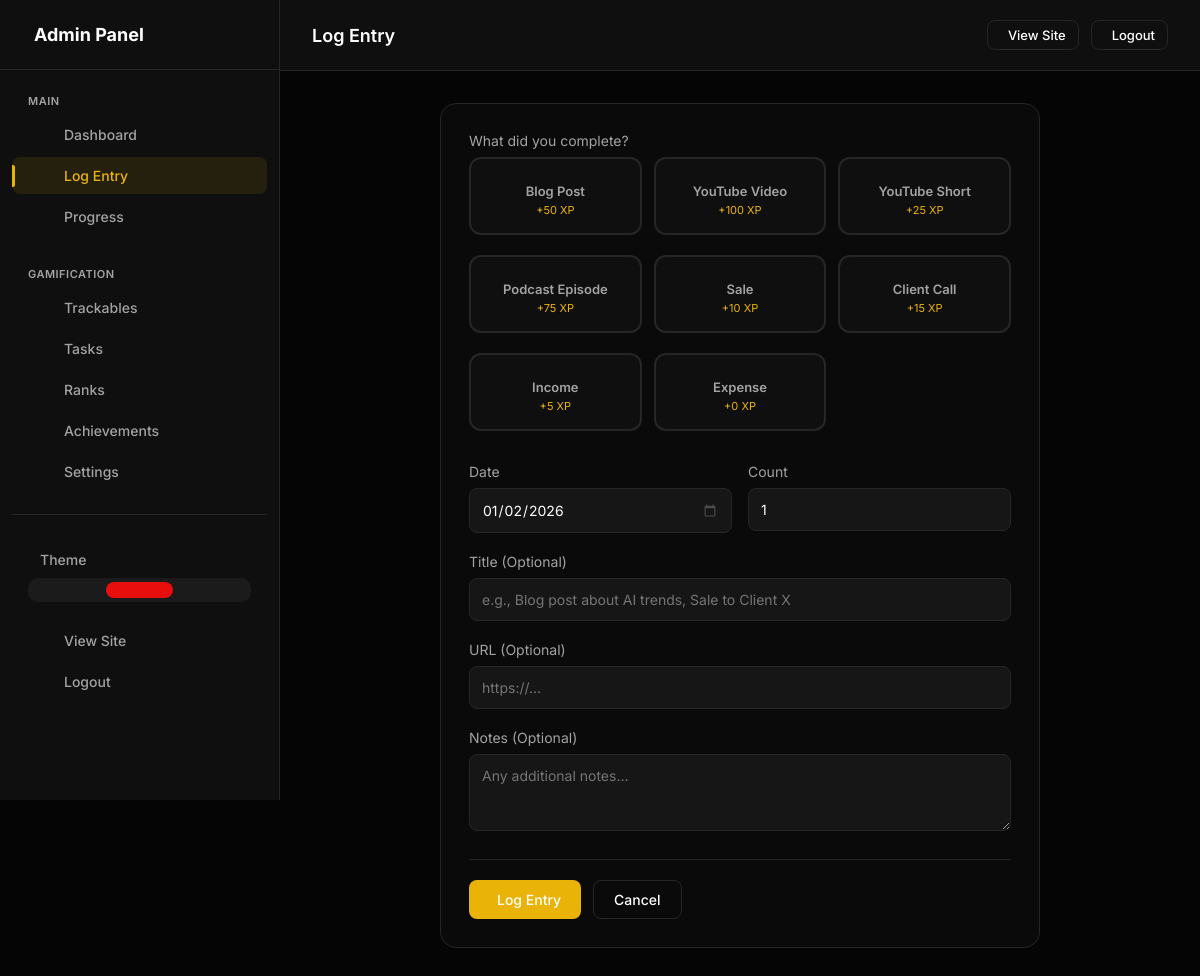
The page /admin/log (signed in) on the database as committed earlier.
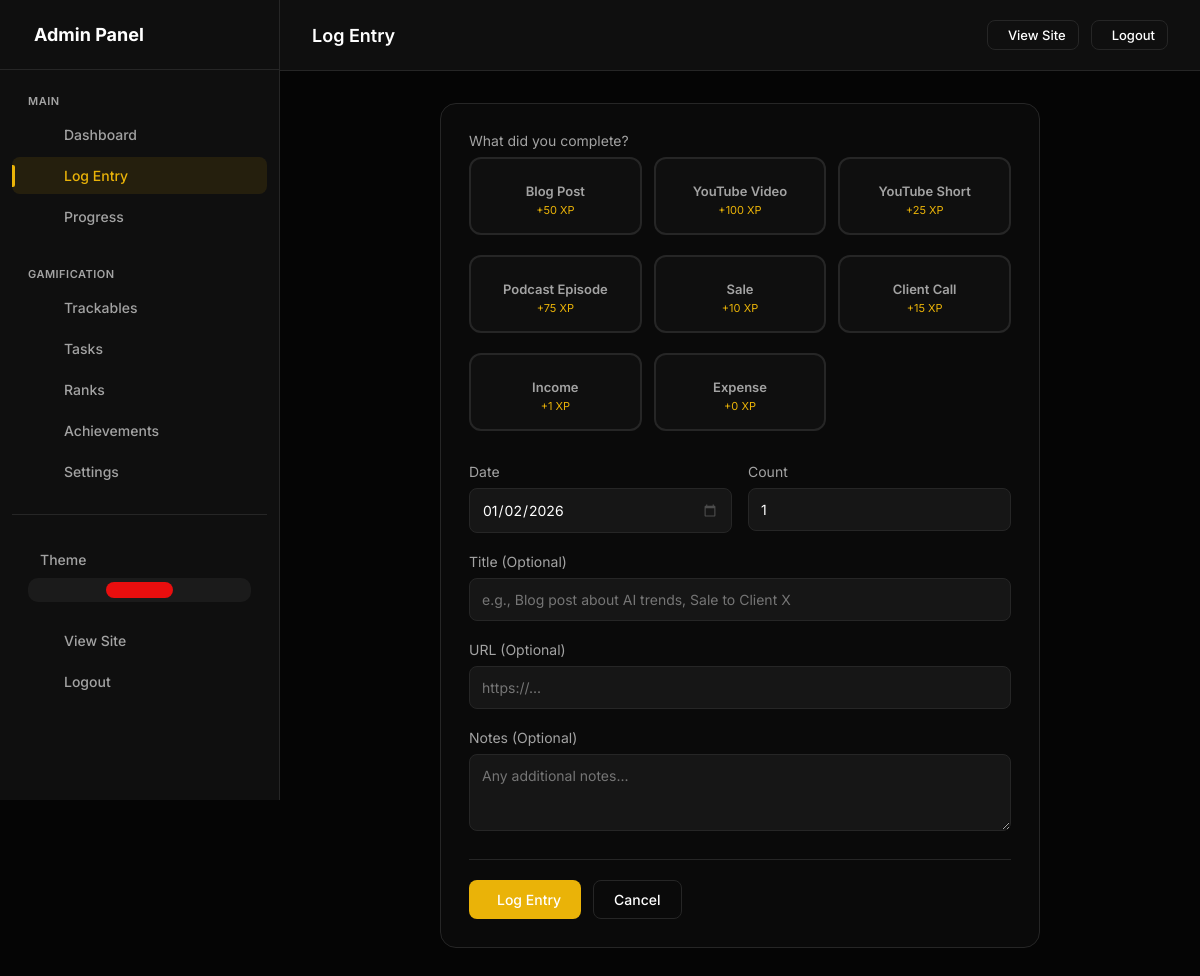
The same page on the database as committed later.
### models.py (models this page shows, shortened)
class TrackableType(db.Model):
    __tablename__ = 'trackable_types'
    id = db.Column(db.Integer, primary_key=True)
    user_id = db.Column(db.Integer, db.ForeignKey('users.id'), nullable=False, index=True)
    name = db.Column(db.String(100), nullable=False)  # "Blog Post", "YouTube Short", "Sale", etc.
    slug = db.Column(db.String(100), nullable=False)  # "blog_post", "youtube_short", "sale"
    description = db.Column(db.String(500))
    category = db.Column(db.String(50), default='content')  # 'content', 'task', 'metric', 'sales', 'finance'
    xp_per_unit = db.Column(db.Integer, default=10)  # Base XP earned per item
    xp_mode = db.Column(db.String(20), default='fixed')  # 'fixed', 'value_based', 'tiered'
    xp_multiplier = db.Column(db.Float, default=1.0)
    tiers_config = db.Column(db.Text)  # JSON: [{"name": "Bronze", "min": 0, "xp": 10}, {"name": "Silver", "min": 100, "xp": 50}]
    track_value = db.Column(db.Boolean, default=False)  # Track monetary/numeric value?
    value_label = db.Column(db.String(50), default='Value')  # "Price", "Amount", "Revenue", etc.
    value_prefix = db.Column(db.String(10), default='$')  # Currency symbol or unit
    value_suffix = db.Column(db.String(10), default='')  # e.g., "hrs", "units"
    icon = db.Column(db.String(50), default='ph-star')  # Phosphor icon name
    color = db.Column(db.String(20), default='#0ea5e9')  # Hex color
    emoji = db.Column(db.String(10))  # Optional emoji
    is_countable = db.Column(db.Boolean, default=True)  # Can you count multiple?
    track_duration = db.Column(db.Boolean, default=False)  # Track time/duration?
    track_views = db.Column(db.Boolean, default=False)  # Track views?
    allows_negative = db.Column(db.Boolean, default=False)  # Allow negative values (for expenses)?
    daily_goal = db.Column(db.Integer, default=0)  # Daily target (0 = no goal)
    weekly_goal = db.Column(db.Integer, default=0)  # Weekly target
    monthly_goal = db.Column(db.Integer, default=0)  # Monthly target
    value_goal = db.Column(db.Float, default=0)  # Value-based goal (e.g., $1000 in sales)
    display_order = db.Column(db.Integer, default=0)
    is_active = db.Column(db.Boolean, default=True)
    is_pinned = db.Column(db.Boolean, default=False)  # Show on dashboard
    created_at = db.Column(db.DateTime, default=datetime.utcnow)
    updated_at = db.Column(db.DateTime, default=datetime.utcnow, onupdate=datetime.utcnow)
    expense_threshold = db.Column(db.Float, default=0) # For expense trackables: Diff between threshold and value earns XP
    entries = db.relationship('TrackableEntry', backref='trackable_type', lazy=True, cascade='all, delete-orphan')

### app.py (the view, shortened to what this page needs)
    @app.route('/admin/log', methods=['GET', 'POST'])
    @admin_required
    def admin_log_entry():
        stats = get_user_stats()
        next_rank = stats['next_rank']
        buckets = []
        if next_rank:
            buckets = [c for c in next_rank.conditions if c.is_bucket]
        return render_template('admin/log_entry.html',
                               trackables=stats['trackables'],
                               buckets=buckets,
                               next_rank=next_rank,
                               selected_trackable_id=request.args.get('trackable', type=int),
                               today=date.today())

### models.py (called while the page is built, shortened)
    def get_total_xp(self):
        total = 0
        for entry in self.trackable_entries:
            if entry.trackable_type:
                total += entry.count * entry.trackable_type.xp_per_unit
        for log in self.daily_logs:
            total += log.total_xp or 0
        if self.user_settings and self.user_settings.enable_youtube_sync:
            total += self.get_youtube_xp()
        return total

    def get_youtube_xp(self):
        if not self.user_settings or not self.user_settings.enable_youtube_sync:
            return 0
        xp = 0.0
        xp += (self.youtube_subscribers or 0) * 20
        xp += (self.youtube_channel_views or 0) * 0.5
        for short in self.shorts:
            xp += 100
        return int(xp)

### templates/admin/log_entry.html (shortened to what this page needs)
{% extends "admin/base.html" %}
{% block page_title %}Log Entry{% endblock %}
{% block content %}
<div class="log-container">
    <form method="post" class="log-card">
        <div class="form-group">
            <label>What did you complete?</label>
            <div class="trackable-selector">
                {% for t in trackables %}
                <label class="trackable-option" onclick="selectTrackable({{ t.id }}, event)">
                    <div class="trackable-option-name">{{ t.name }}</div>
                    <div class="trackable-option-xp">+{{ t.xp_per_unit }} XP</div>
                </label>
                {% endfor %}
            </div>
        </div>
        <div class="form-row">
            <div class="form-group">
                <label> Date</label>
                <input type="date" name="date" value="{{ today if today else '' }}">
            </div>
            <div class="form-group">
                <label> Count</label>
                <input type="number" name="count" value="1" min="1">
            </div>
        </div>
        <div class="form-group">
            <label> Title (Optional)</label>
            <input type="text" name="title" placeholder="e.g., Blog post about AI trends, Sale to Client X">
        </div>
        <div class="form-group">
            <label> URL (Optional)</label>
            <input type="url" name="url" placeholder="https://...">
        </div>
        <div class="form-group">
            <label> Notes (Optional)</label>
            <textarea name="notes" rows="3" placeholder="Any additional notes..."></textarea>
        </div>
        <div class="form-actions">
            <button type="submit" class="btn btn-primary">
                 Log Entry
            </button>
            <a href="{{ url_for('admin_dashboard') }}" class="btn btn-outline">Cancel</a>
        </div>
    </form>
</div>
{% endblock %}

Rows that differ between the two databases and show on the page:
changed TrackableType "Income": xp_per_unit "5" → "1"
